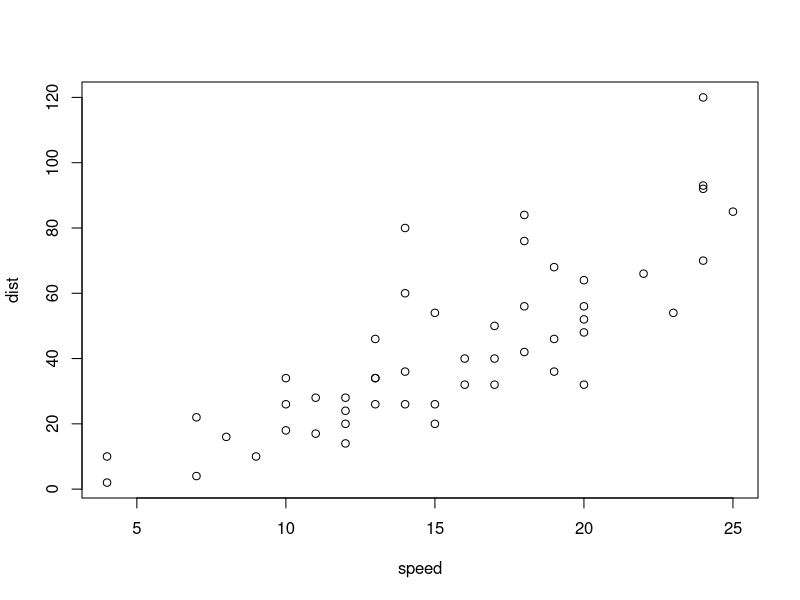
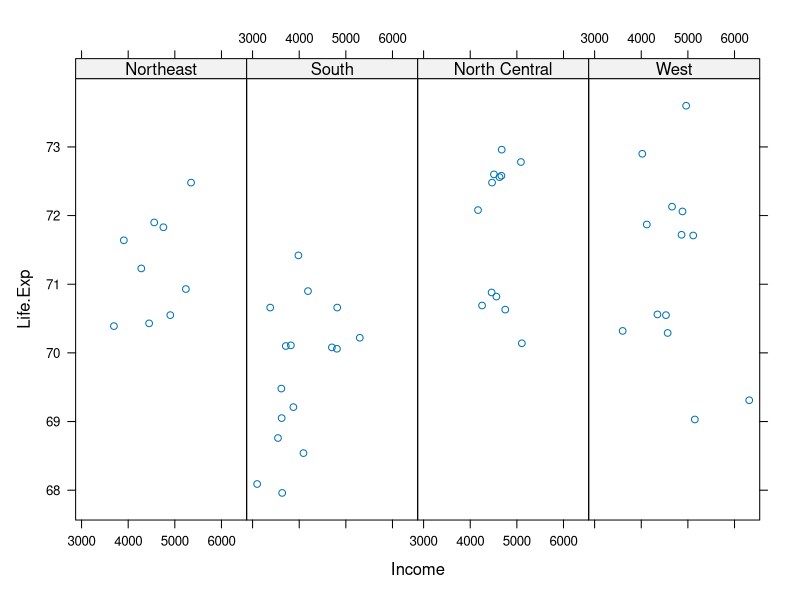
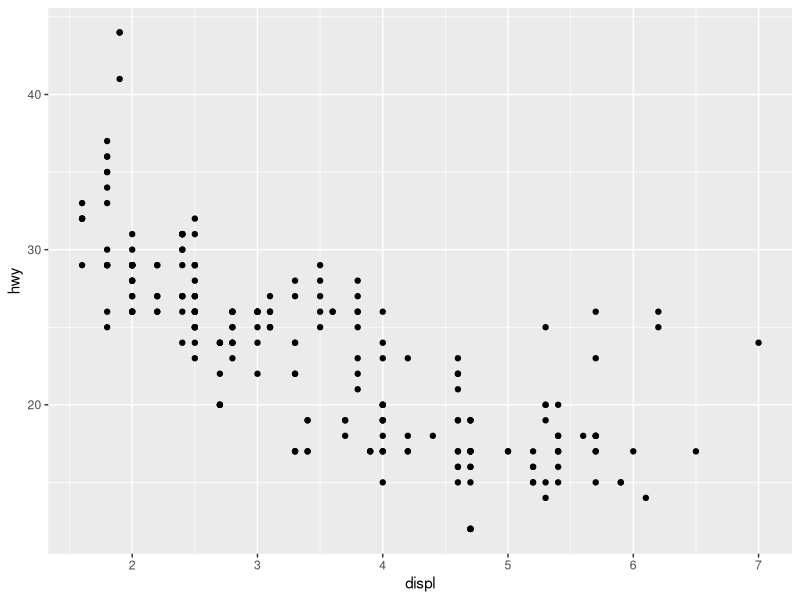
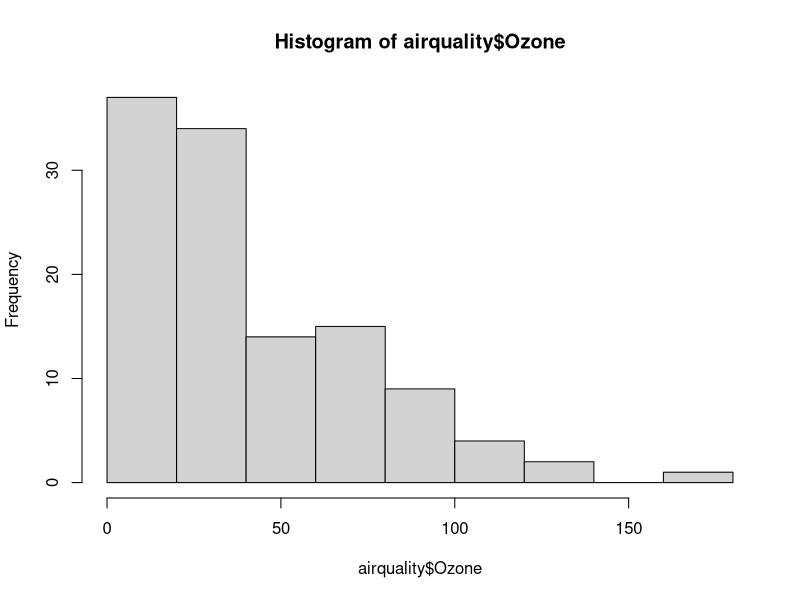
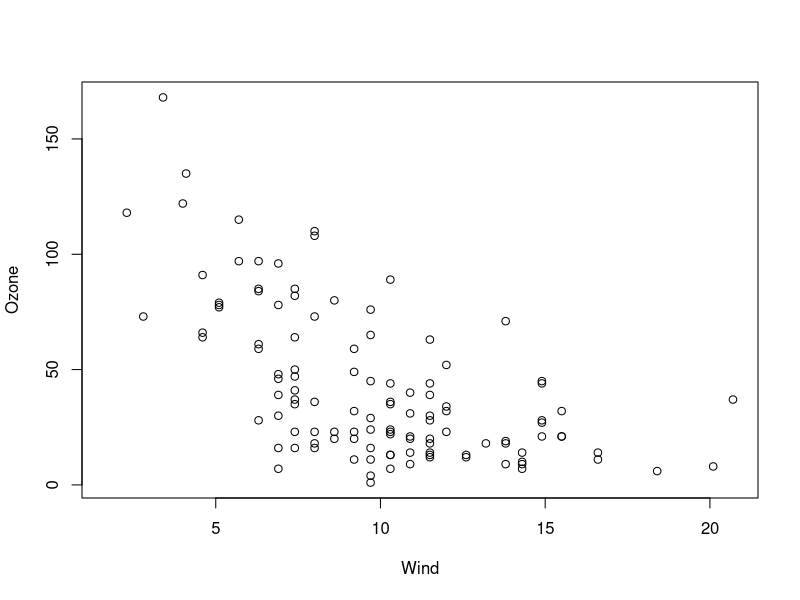
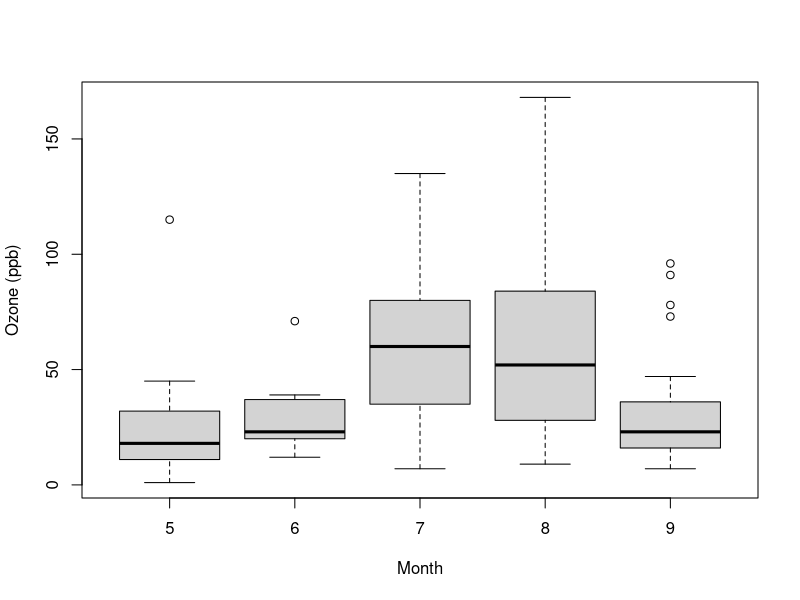
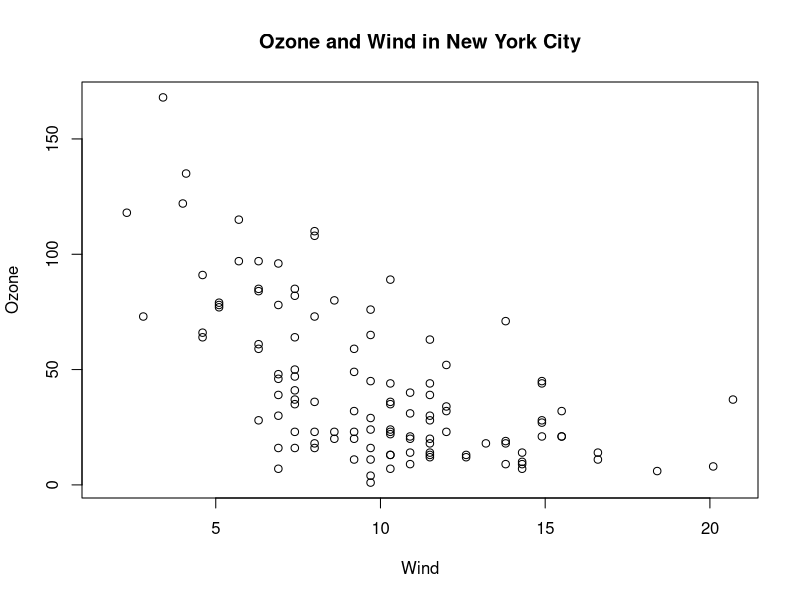
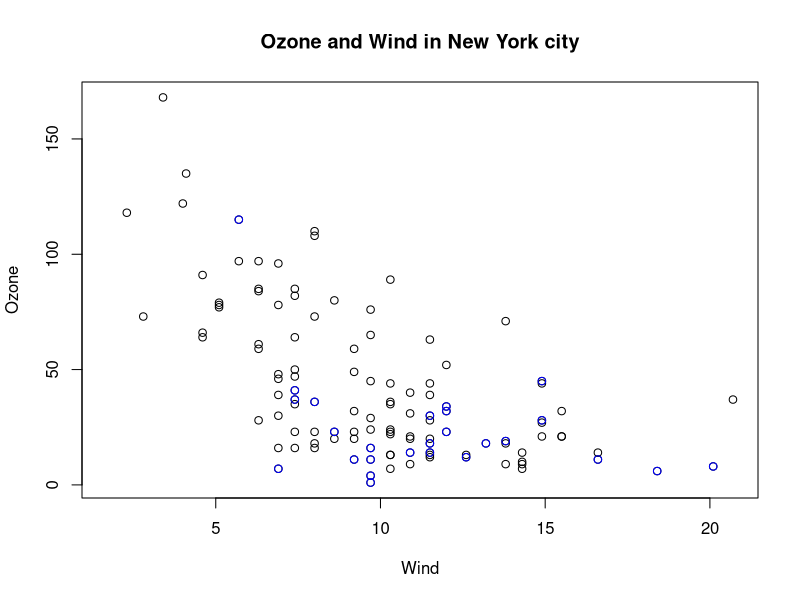

Source code (R) for these figures, in order:
## ---- chunk 1
library(datasets)
data(cars)
with(cars, plot(speed, dist))
## ---- chunk 2
library(lattice)
state <- data.frame(state.x77, region = state.region)
xyplot(Life.Exp ~ Income | region, data = state, layout = c(4,1))
## ---- chunk 3
library(ggplot2)
data(mpg)
qplot(displ, hwy, data = mpg)
## ---- chunk 4
library(datasets)
hist(airquality$Ozone) # draw a new plot
## ---- chunk 5
with(airquality, plot(Wind,Ozone))
## ---- chunk 6
airquality <- transform(airquality, Month = factor(Month))
boxplot(Ozone ~ Month, airquality, xlab = "Month",ylab = "Ozone (ppb)")
## ---- chunk 7
par("lty")
## ---- chunk 8
library(datasets)
with(airquality, plot(Wind, Ozone))
title(main = "Ozone and Wind in New York City") # Add a title
## ---- chunk 9
# Add color to one subset
with(airquality, plot(Wind, Ozone, main = "Ozone and Wind in New York city"))
with(subset(airquality, Month == 5), points(Wind, Ozone, col = "blue"))
## ---- chunk 10
with(airquality, plot(Wind, Ozone, main = "Ozone and Wind in New York City", type = "n")) # type = n initialized the plot but doesn't plot the data 
with(subset(airquality, Month == 5), points(Wind, Ozone, col = "blue"))
with(subset(airquality, Month != 5), points(Wind, Ozone, col = "red"))
legend("topright", pch = 1, col = c("blue","red"), legend = c("May", "Other Months"))
## ---- chunk 11
with(airquality, plot(Wind, Ozone, main = "Ozone and Wind in New York City", pch = 20))
model <- lm(Ozone ~ Wind, airquality)
abline(model, lwd = 2)
## ---- chunk 12
par(mfrow = c(1,2))
with(airquality, {
  plot(Wind, Ozone, main = "Ozone and Wind")
  plot(Solar.R, Ozone, main = "Ozone and Solar Radiation")
})
## ---- chunk 13
par(mfrow = c(1,3), mar = c(4,4,2,1), oma = c(0,0,2,0))
with(airquality, {
  plot(Wind, Ozone, main = "Ozone and Wind")
  plot(Solar.R, Ozone, main = "Ozone and Solar Radiation")
  plot(Temp, Ozone, main = "Ozone and Temperature")
  mtext("Ozone and Weather in New York City", outer = TRUE)
})
## ---- chunk 14
library(lattice)
library(datasets)
xyplot(Ozone ~ Wind, data = airquality)

# Convert Month to a factor variable
airquality <- transform(airquality, Month = factor(Month))
xyplot(Ozone ~ Wind | Month, data = airquality, layout = c(5,1))
## ---- chunk 15
p <- xyplot(Ozone ~ Wind, data = airquality) ## Nothing happens
print(p) ## Plot appears
## ---- chunk 16
set.seed(10)
x <- rnorm(100)
f <- rep(0:1, each = 50)
y <- x + f - f * x + rnorm(100, sd = 0.5)
f <- factor(f, labels = c("Group 1", "Group 2"))
xyplot(y ~ x | f, layout = c(2,1))

# Custom panel function
xyplot(x ~ y | f, panel = function(x,y,...) {
  panel.xyplot(x,y,...) # First call of the default panel function for 'xyplot'
  panel.abline(h = median(y), lty = 2) # add a horizontal line at the median
})

# Regression line
xyplot(x ~ y | f, panel = function(x, y, ...) {
  panel.xyplot(x, y, ...) 
  panel.lmline(x, y, col = 2)
})
